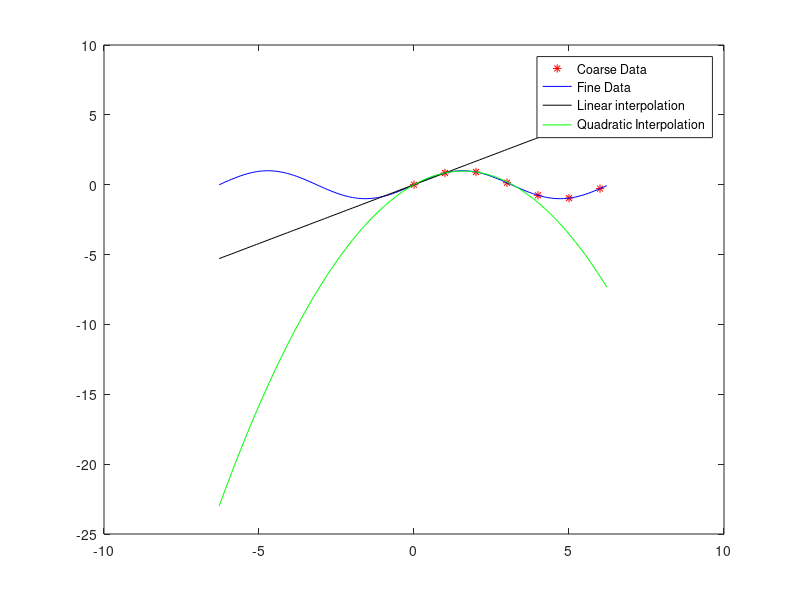

MATLAB code to generate this figure:
% Create course x and y grids.
x=0:2*pi;
y=sin(x);

% Create fine x and y grids
xfine=-2*pi:0.1:2*pi;
yfine=sin(xfine);

% Do linear interpolation
ylin = [y(1) y(2)];
xlin = [x(1) x(2)];
p1 = polyfit(xlin, ylin, 1);
y1 = polyval(p1, xfine);

% Do quadradtic interpolation
yquad = [y(1) y(2) y(3)];
xquad = [x(1) x(2) x(3)];
p2 = polyfit(xquad, yquad, 2);
y2 = polyval(p2, xfine);

% Plot everything
plot(x, y, 'r*', xfine, yfine, 'b', xfine, y1, 'k', xfine, y2, 'g');
legend('Coarse Data', 'Fine Data', 'Linear interpolation', 'Quadratic Interpolation');
